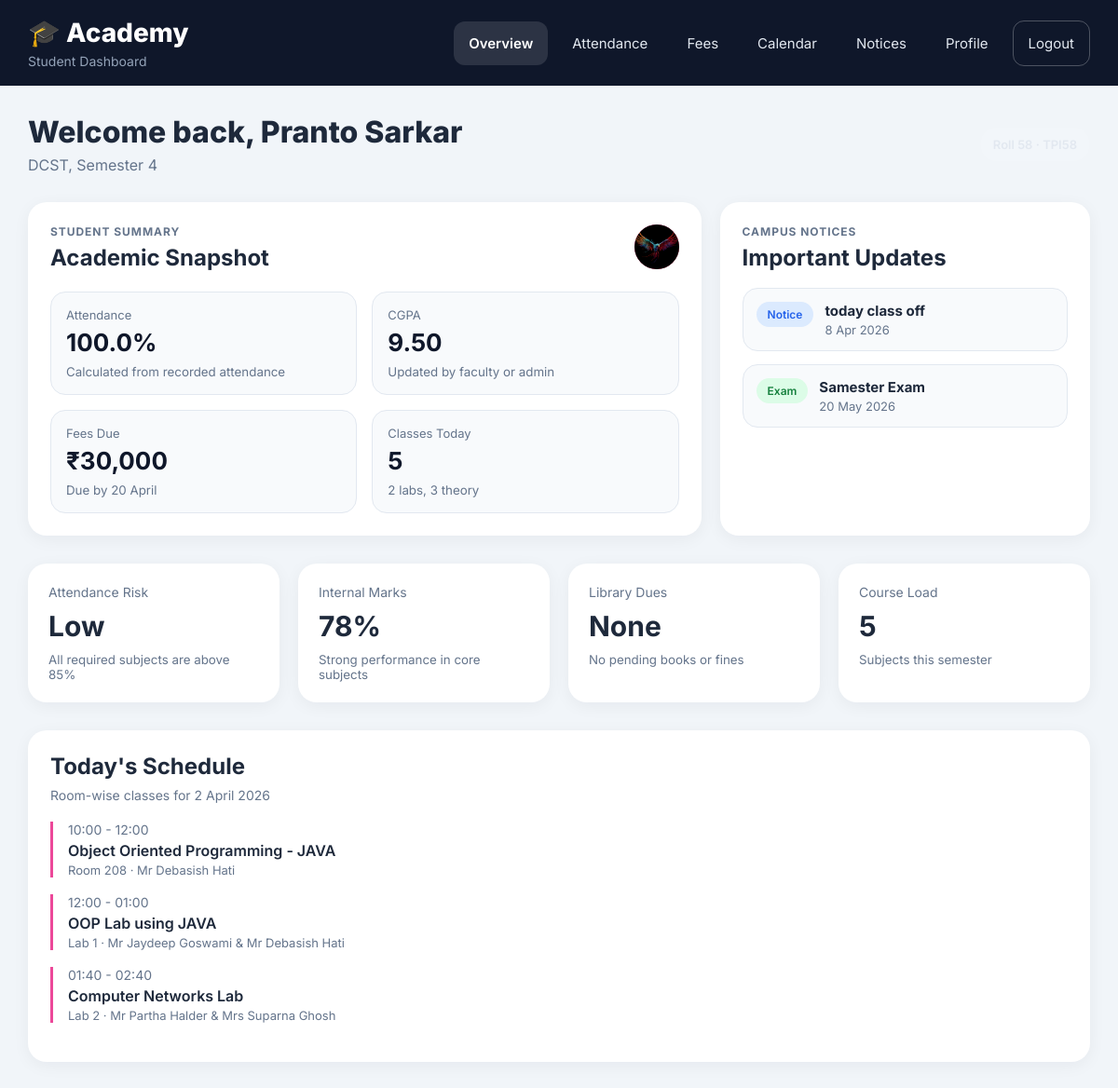
Page /students/dashboard/ (signed in) on the committed database.
### apps/students/models.py (models this page shows, shortened)
class StudentProfile(models.Model):
	GENDER_CHOICES = [
		('Male', 'Male'),
		('Female', 'Female'),
		('Other', 'Other'),
	]
	COURSE_CHOICES = [
		('DCST', 'DCST'),
		('DME', 'DME'),
		('DCE', 'DCE'),
		('DSE', 'DSE'),
		('DCFS', 'DCFS'),
		('DETC', 'DETC'),
		('DEE', 'DEE'),
	]
	SEMESTER_CHOICES = [(str(number), str(number)) for number in range(1, 7)]
	user = models.OneToOneField(User, on_delete=models.CASCADE, related_name='student_profile')
	student_id = models.CharField(max_length=20, unique=True)
	date_of_birth = models.DateField()
	gender = models.CharField(max_length=10, choices=GENDER_CHOICES)
	mobile = models.CharField(max_length=10)
	roll_no = models.PositiveIntegerField(unique=True)
	course = models.CharField(max_length=10, choices=COURSE_CHOICES)
	semester = models.CharField(max_length=1, choices=SEMESTER_CHOICES)
	advisor_faculty = models.ForeignKey('faculty.FacultyProfile', on_delete=models.SET_NULL, null=True, blank=True, related_name='advised_students')
	overall_gpa = models.DecimalField(max_digits=3, decimal_places=2, null=True, blank=True)
	address = models.TextField(blank=True)
	guardian_name = models.CharField(max_length=150)
	guardian_contact = models.CharField(max_length=10)
	profile_photo = models.ImageField(upload_to=student_profile_photo_upload_to, blank=True, null=True)
	created_at = models.DateTimeField(auto_now_add=True)
	class Meta:
		ordering = ['-created_at']

class AcademicCalendarEvent(models.Model):
	EVENT_TYPE_CHOICES = [
		('Event', 'Event'),
		('Holiday', 'Holiday'),
		('Exam', 'Exam'),
		('Notice', 'Notice'),
		('Meeting', 'Meeting'),
	]
	VISIBILITY_CHOICES = [
		('ALL', 'All Users'),
		('FACULTY_ADMIN', 'Faculty and Admin Only'),
	]
	title = models.CharField(max_length=200)
	event_date = models.DateField()
	event_type = models.CharField(max_length=20, choices=EVENT_TYPE_CHOICES, default='Event')
	description = models.TextField(blank=True)
	venue = models.CharField(max_length=200, blank=True)
	visibility = models.CharField(max_length=20, choices=VISIBILITY_CHOICES, default='ALL')
	posted_by = models.ForeignKey(User, on_delete=models.SET_NULL, null=True, blank=True, related_name='posted_academic_events')
	is_active = models.BooleanField(default=True)
	created_at = models.DateTimeField(auto_now_add=True)
	class Meta:
		ordering = ['event_date', 'title']

### apps/students/views.py (the view, shortened to what this page needs)
# urls.py: path('dashboard/', views.student_dashboard, name='dashboard'),
@login_required
def student_dashboard(request):
	profile = getattr(request.user, 'student_profile', None)
	display_name = request.user.get_full_name().strip() or request.user.username
	name_parts = [part[0].upper() for part in display_name.split() if part]
	avatar_text = ''.join(name_parts[:2]) if name_parts else display_name[:2].upper()
	today = date.today()
	selected_month_value = request.GET.get('month', '').strip()
	selected_year = today.year
	selected_month_number = today.month
	selected_month = f'{selected_year:04d}-{selected_month_number:02d}'
	selected_month_label = date(selected_year, selected_month_number, 1).strftime('%B %Y')
	calendar_weekdays = ['Mon', 'Tue', 'Wed', 'Thu', 'Fri', 'Sat', 'Sun']
	month_first_weekday, month_total_days = pycalendar.monthrange(selected_year, selected_month_number)
	month_events_qs = AcademicCalendarEvent.objects.filter(
		is_active=True,
		visibility='ALL',
		event_date__year=selected_year,
		event_date__month=selected_month_number,
	).exclude(
		event_type='Meeting',
	).order_by('event_date', 'title')
	upcoming_events_qs = AcademicCalendarEvent.objects.filter(
		is_active=True,
		visibility='ALL',
		event_date__gte=today,
	).exclude(
		event_type='Meeting',
	).order_by('event_date', 'title')
	event_badge_map = {
		'Event': 'blue',
		'Holiday': 'pink',
		'Exam': 'green',
		'Notice': 'yellow',
	}
	month_event_dates = set(month_events_qs.values_list('event_date', flat=True))
	calendar_cells = []
	for _ in range(month_first_weekday):
		calendar_cells.append({'is_empty': True, 'day_number': '', 'is_today': False, 'has_event': False})
	for day_number in range(1, month_total_days + 1):
		cell_date = date(selected_year, selected_month_number, day_number)
		calendar_cells.append({
			'is_empty': False,
			'day_number': day_number,
			'is_today': cell_date == today,
			'has_event': cell_date in month_event_dates,
		})
	while len(calendar_cells) % 7 != 0:
		calendar_cells.append({'is_empty': True, 'day_number': '', 'is_today': False, 'has_event': False})
	calendar_upcoming_dates = [
		{
			'title': item.title,
			'event_type': item.event_type,
			'event_date': item.event_date,
			'description': item.description,
		}
		for item in upcoming_events_qs[:4]
	]
	calendar_month_events = [
		{
			'title': item.title,
			'event_type': item.event_type,
			'badge_class': event_badge_map.get(item.event_type, 'blue'),
			'event_date': item.event_date,
			'description': item.description,
			'venue': item.venue,
		}
		for item in month_events_qs
	]
	attendance_overall_percentage = 0.0
	attendance_total_classes = 0
	attendance_present_classes = 0
	attendance_absent_classes = 0
	monthly_overall_percentage = 0.0
	monthly_total_classes = 0
	monthly_present_classes = 0
	monthly_absent_classes = 0
	attendance_monthly_rows = []
	fee_current_structure = None
	fee_structures = []
	fee_payment_rows = []
	fee_receipts = []
	fee_recent_payment = None
	assignment_rows = []
	fee_summary = {
		'current_semester_label': '-',
		'current_fee': 0,
		'paid_total': 0,
		'pending_balance': 0,
		'clearance_percentage': 0.0,
		'annual_total': 0,
		'payment_mode': '-',
		'due_date': None,
		'current_due_message': 'No fee structure available.',
		'paid_semesters': 0,
		'total_semesters': 0,
	}
	if profile is not None:
		assignment_rows = list(StudentAssignment.objects.filter(
			is_active=True,
			course=profile.course,
			semester=profile.semester,
		).order_by('due_date', '-created_at')[:8])
		assignment_ids = [item.id for item in assignment_rows]
		submission_map = {
			entry.assignment_id: entry
			for entry in StudentAssignmentSubmission.objects.filter(student=profile, assignment_id__in=assignment_ids)
		}
		assignment_rows = [
			{
				'assignment': item,
				'submission': submission_map.get(item.id),
			}
			for item in assignment_rows
		]
		attendance_qs = StudentAttendance.objects.filter(student=profile)
		attendance_total_classes = attendance_qs.count()
		attendance_present_classes = attendance_qs.filter(is_present=True).count()
		attendance_absent_classes = max(attendance_total_classes - attendance_present_classes, 0)
		attendance_overall_percentage = round((attendance_present_classes * 100.0 / attendance_total_classes), 1) if attendance_total_classes else 0.0
		monthly_qs = attendance_qs.filter(attendance_date__year=selected_year, attendance_date__month=selected_month_number)
		monthly_total_classes = monthly_qs.count()
		monthly_present_classes = monthly_qs.filter(is_present=True).count()
		monthly_absent_classes = max(monthly_total_classes - monthly_present_classes, 0)
		monthly_overall_percentage = round((monthly_present_classes * 100.0 / monthly_total_classes), 1) if monthly_total_classes else 0.0
		monthly_history = attendance_qs.annotate(month=TruncMonth('attendance_date')).values('month').annotate(
			total=Count('id'),
			present=Sum(Case(When(is_present=True, then=1), default=0, output_field=IntegerField())),
		).order_by('-month')[:6]
		for item in monthly_history:
			total = item['total']
			present = item['present'] or 0
			absent = max(total - present, 0)
			percentage = round((present * 100.0 / total), 1) if total else 0.0
			attendance_monthly_rows.append({
				'month_label': item['month'].strftime('%B %Y') if item['month'] else '-',
				'total': total,
				'present': present,
				'absent': absent,
				'percentage': percentage,
			})
		fee_structures_qs = FeeStructure.objects.filter(course=profile.course, is_active=True).order_by('semester', 'academic_year')
		fee_structures = list(fee_structures_qs)
		fee_payment_qs = StudentFeePayment.objects.select_related('fee_structure').filter(student=profile, fee_structure__course=profile.course)
		fee_payment_map = {}
		for structure in fee_structures:
			paid_total = fee_payment_map.get(structure.id, {}).get('paid_total', 0)
			pending_total = max(structure.total_fee - paid_total, 0)
			status_label = 'Cleared' if pending_total == 0 and structure.total_fee > 0 else ('Partial' if paid_total > 0 else 'Due')
			fee_payment_rows.append({
				'structure': structure,
				'paid_total': paid_total,
				'pending_total': pending_total,
				'status_label': status_label,
			})
		fee_current_structure = next((item for item in fee_structures if item.semester == profile.semester), fee_structures[-1] if fee_structures else None)
		fee_summary['annual_total'] = sum(structure.total_fee for structure in fee_structures)
		fee_summary['paid_total'] = sum(item['paid_total'] for item in fee_payment_rows)
		fee_summary['pending_balance'] = sum(item['pending_total'] for item in fee_payment_rows)
		fee_summary['paid_semesters'] = sum(1 for item in fee_payment_rows if item['pending_total'] == 0 and item['structure'].total_fee > 0)
		fee_summary['total_semesters'] = len(fee_payment_rows)
		fee_summary['clearance_percentage'] = (
			round(float((fee_summary['paid_total'] * Decimal('100')) / fee_summary['annual_total']), 1)
			if fee_summary['annual_total']
			else 0.0
		)
		if fee_current_structure is not None:
			current_paid_total = fee_payment_map.get(fee_current_structure.id, {}).get('paid_total', 0)
			current_pending = max(fee_current_structure.total_fee - current_paid_total, 0)
			fee_summary['current_semester_label'] = f"Semester {fee_current_structure.semester}"
			fee_summary['current_fee'] = fee_current_structure.total_fee
			fee_summary['payment_mode'] = fee_payment_map.get(fee_current_structure.id, {}).get('latest_mode', '-')
			fee_summary['due_date'] = fee_current_structure.due_date
			fee_summary['current_due_message'] = 'Current semester fee is fully cleared.' if current_pending == 0 else 'Current semester fee is pending.'
		fee_receipts = list(fee_payment_qs[:5])
		fee_recent_payment = fee_receipts[0] if fee_receipts else None
	return render(request, 'student_dashboard.html', {
		'profile': profile,
		'display_name': display_name,
		'avatar_text': avatar_text,
		'overall_gpa': profile.overall_gpa if profile else None,
		'selected_month': selected_month,
		'selected_month_label': selected_month_label,
		'attendance_overall_percentage': attendance_overall_percentage,
		'attendance_total_classes': attendance_total_classes,
		'attendance_present_classes': attendance_present_classes,
		'attendance_absent_classes': attendance_absent_classes,
		'monthly_overall_percentage': monthly_overall_percentage,
		'monthly_total_classes': monthly_total_classes,
		'monthly_present_classes': monthly_present_classes,
		'monthly_absent_classes': monthly_absent_classes,
		'attendance_monthly_rows': attendance_monthly_rows,
		'fee_current_structure': fee_current_structure,
		'fee_structures': fee_structures,
		'fee_payment_rows': fee_payment_rows,
		'fee_receipts': fee_receipts,
		'fee_recent_payment': fee_recent_payment,
		'fee_summary': fee_summary,
		'calendar_weekdays': calendar_weekdays,
		'calendar_cells': calendar_cells,
		'calendar_upcoming_dates': calendar_upcoming_dates,
		'calendar_month_events': calendar_month_events,
		'assignment_rows': assignment_rows,
	})

### templates/student_dashboard.html (shortened to what this page needs)
<!DOCTYPE html>
<html lang="en">
<head>
  {% load static %}
  <link rel="stylesheet" href="{% static 'css/student_dashboard.css' %}">
</head>
<body>
  <main style="display: contents;">
  <div class="dashboard">
    <header class="navbar">
      <div class="logo">
        <h1>🎓 Academy</h1>
        <p>Student Dashboard</p>
      </div>
      <nav class="nav-links" id="primary-navigation">
        <a href="#overview" class="active">Overview</a>
        <a href="#attendance">Attendance</a>
        <a href="#payments">Fees</a>
        <a href="#calendar">Calendar</a>
        <a href="#events">Notices</a>
        <a href="#profile">Profile</a>
        <form action="{% url 'students:logout' %}" method="post" class="nav-logout-form">
          <button type="submit" class="nav-logout-btn">Logout</button>
        </form>
      </nav>
    </header>
    <div class="main">
      <section class="page-section" id="overview">
        <div class="topbar">
          <div>
            <h2>Welcome back, {{ display_name }}</h2>
            <p>
              {% if profile %}
                {{ profile.get_course_display }}, Semester {{ profile.semester }}
              {% else %}
                Student account
              {% endif %}
            </p>
          </div>
          <div class="student-chip">
          </div>
        </div>
        <div class="hero-grid">
          <div class="hero-card primary-card">
            <div class="hero-card-head">
              <div>
                <p class="eyebrow">Student Summary</p>
                <h3>Academic Snapshot</h3>
              </div>
              <div class="avatar">
                {% if profile and profile.profile_photo %}
                  <img src="{{ profile.profile_photo.url }}" alt="{{ display_name }} profile photo" class="avatar-image">
                {% else %}
                  {{ avatar_text }}
                {% endif %}
              </div>
            </div>
            <div class="metric-grid">
              <div class="metric">
                <span>Attendance</span>
                <strong>{{ attendance_overall_percentage }}%</strong>
                <small>Calculated from recorded attendance</small>
              </div>
              <div class="metric">
                <span>CGPA</span>
                <strong>{% if profile and profile.overall_gpa is not None %}{{ profile.overall_gpa }}{% else %}-{% endif %}</strong>
                <small>Updated by faculty or admin</small>
              </div>
              <div class="metric">
                <span>Fees Due</span>
                <strong>₹30,000</strong>
                <small>Due by 20 April</small>
              </div>
              <div class="metric">
                <span>Classes Today</span>
                <strong>5</strong>
                <small>2 labs, 3 theory</small>
              </div>
            </div>
          </div>
          <div class="hero-card notice-card">
            <p class="eyebrow">Campus Notices</p>
            <h3>Important Updates</h3>
            <div class="notice-list">
              {% for event in calendar_upcoming_dates %}
              <div class="notice-item">
                <span class="badge {% if event.event_type == 'Exam' %}green{% elif event.event_type == 'Notice' %}blue{% elif event.event_type == 'Holiday' %}pink{% else %}yellow{% endif %}">{{ event.event_type }}</span>
                <div>
                  <strong>{{ event.title }}</strong>
                  <p>{{ event.event_date|date:'j M Y' }}</p>
                </div>
              </div>
              {% endfor %}
            </div>
          </div>
        </div>
        <div class="cards">
          <div class="card">
            <p>Attendance Risk</p>
            <h3>Low</h3>
            <small>All required subjects are above 85%</small>
          </div>
          <div class="card">
            <p>Internal Marks</p>
            <h3>78%</h3>
            <small>Strong performance in core subjects</small>
          </div>
          <div class="card">
            <p>Library Dues</p>
            <h3>None</h3>
            <small>No pending books or fines</small>
          </div>
          <div class="card">
            <p>Course Load</p>
            <h3>5</h3>
            <small>Subjects this semester</small>
          </div>
        </div>
        <div class="section-box">
          <h3>Today's Schedule</h3>
          <p class="sub">Room-wise classes for 2 April 2026</p>
          <div class="schedule-item">
            <div class="time">10:00 - 12:00</div>
            <div class="title">Object Oriented Programming - JAVA</div>
            <div class="teacher">Room 208 · Mr Debasish Hati</div>
          </div>
          <div class="schedule-item">
            <div class="time">12:00 - 01:00</div>
            <div class="title">OOP Lab using JAVA</div>
            <div class="teacher">Lab 1 · Mr Jaydeep Goswami & Mr Debasish Hati</div>
          </div>
          <div class="schedule-item">
            <div class="time">01:40 - 02:40</div>
            <div class="title">Computer Networks Lab</div>
            <div class="teacher">Lab 2 · Mr Partha Halder & Mrs Suparna Ghosh</div>
          </div>
        </div>
      </section>
    </div>
  </div>
  </main>
</body>
</html>

### rows in the picture
StudentProfile: course "DCST", semester "4", profile_photo (picture), overall_gpa "9.50"
AcademicCalendarEvent: event_type "Notice", title "today class off", event_date "8 Apr 2026"
AcademicCalendarEvent: event_type "Exam", title "Samester Exam", event_date "20 May 2026"

### other values in the picture
{{ display_name }} "Pranto Sarkar"
{{ attendance_overall_percentage }} "100.0"
